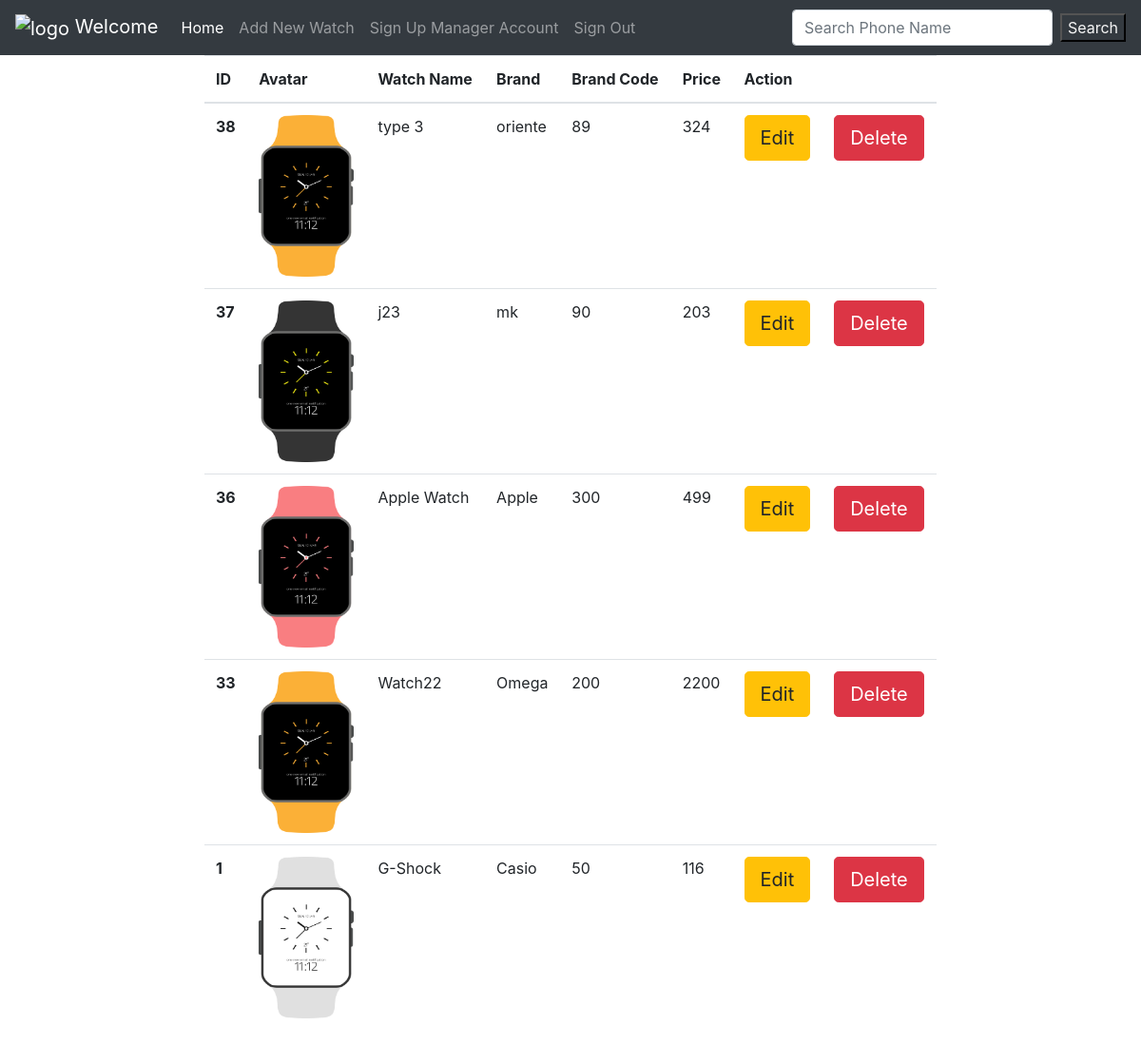
The page /indexwatch.php on the database its author committed.
### tables this page shows
CREATE TABLE `watchs` (
  `id` int NOT NULL,
  `watch_name` varchar(20) NOT NULL,
  `brand` varchar(20) NOT NULL,
  `price` int NOT NULL,
  `image` varchar(20) NOT NULL,
  `brand_id` int NOT NULL
);

### app/Controller/WatchController.php (called while the page is built, shortened)
<?php
class WatchController
{
    protected $watchModel;
    public function __construct()
    {
        $this->watchModel = new WatchModel();
    }
    public function showAllWatch()
    {
        $watchs = $this->watchModel->getAll();
        include_once 'app/View/backend/watch/list.php';
    }
}

### app/Model/WatchModel.php (called while the page is built, shortened)
<?php
class WatchModel
{
    private $dbConnect;
    public function __construct()
    {
        $this->dbConnect = new DBConnect();
    }
    public function getAll()
    {
        try {
            $sql = "SELECT * FROM `watchs` ORDER BY `id` DESC";
            $stmt = $this->dbConnect->connect()->query($sql);
            $stmt->execute();
            return $this->convertAllToObj($stmt->fetchAll());
        } catch (\PDOException $exception) {
            die($exception->getMessage());
        }
    }
    public function convertToObject($data)
    {
        $watch = new Watch($data['watch_name'], $data['brand'], $data['price'], $data['brand_id']);
        $watch->setId($data['id']);
        if ($data['image'] == null) {
            $watch->setUrlImage('uploads/default/default-avatar.jpeg');
        } else {
            $watch->setUrlImage($data['image']);
        }
        return $watch;
    }
    public function convertAllToObj($data)
    {
        $objs = [];
        foreach ($data as $item) {
            $objs[] = $this->convertToObject($item);
        }
        return $objs;
    }
}

### app/Model/DBConnect.php (called while the page is built, shortened)
<?php
class DBConnect
{
    private $dsn;
    private $username;
    private $password;
    public function __construct()
    {
        $this->dsn = "mysql:host=localhost;dbname=watch_manager;charset=utf8";
        $this->username = "leminhchien";
        $this->password = "password";
    }
    public function connect()
    {
        try {
        return new PDO($this->dsn, $this->username,$this->password);
        }catch (PDOException $exception){
            die($exception->getMessage());
        }
    }
}

### app/Model/Watch.php (called while the page is built, shortened)
<?php
class Watch
{
        private $id;
        private $watchname;
        private $brand;
        private $price;
        private $urlImage;
        private $brand_id;
    public function __construct($watchname, $brand, $price, $brand_id)
    {
        $this->watchname = $watchname;
        $this->brand = $brand;
        $this->price = $price;
        $this->brand_id = $brand_id;
    }
    public function getId()
    {
        return $this->id;
    }
    public function setId($id)
    {
        $this->id = $id;
    }
    public function getwatchname()
    {
        return $this->watchname;
    }
    public function getbrand()
    {
        return $this->brand;
    }
    public function getprice()
    {
        return $this->price;
    }
    public function getUrlImage()
    {
        return $this->urlImage;
    }
    public function setUrlImage($urlImage): void
    {
        $this->urlImage = $urlImage;
    }
   public function getbrand_id()
   {
       return $this->brand_id;
   }
}

### app/View/backend/watch/list.php (the view, shortened to what this page needs)
<div class="container col-8">
    <table class="table">
        <thead>
        <tr>
            <th scope="col">ID</th>
            <th scope="col">Avatar</th>
            <th scope="col">Watch Name</th>
            <th scope="col">Brand</th>
            <th scope="col">Brand Code</th>
            <th scope="col">Price</th>
            <th scope="col" colspan="2">Action</th>
        </tr>
        </thead>
        <tbody>
        <?php if (isset($watchs)) {
            foreach ($watchs as $watch) :?>
                <tr>
                    <th scope="row"><?php echo $watch->getId() ?></th>
                    <td><img width="100px" height="170px" src="<?php echo $watch->getUrlImage() ?>" alt=""></td>
                    <td><?php echo $watch->getwatchname() ?></td>
                    <td><?php echo $watch->getbrand() ?></td>
                    <td><?php echo $watch->getbrand_id() ?></td>
                    <td><?php echo $watch->getprice() ?></td>
                    <td><a href="indexwatch.php?page=update-watch&id=<?php echo $watch->getId()?>" class="btn btn-warning btn-lg">Edit</a></td>
                    <td><a href="indexwatch.php?page=delete-watch&id=<?php echo $watch->getId()?>" onclick=" return confirm('Are you sure ?')" class="btn btn-danger btn-lg">Delete</a></td>
                </tr>
            <?php endforeach;
        } ?>
        </tbody>
    </table>
</div>
<?php include_once '../layouts/footer.php' ?>

### app/View/backend/layouts/header.php (shortened to what this page needs)
<!doctype html>
<html lang="en">
<head>
    <link rel="stylesheet" href="https://stackpath.bootstrapcdn.com/bootstrap/4.3.1/css/bootstrap.min.css"
>
</head>
<body>
<nav class="navbar navbar-dark bg-dark navbar-expand-sm">
    <a class="navbar-brand" href="#">
        <img src="https://s3.eu-central-1.amazonaws.com/bootstrapbaymisc/blog/24_days_bootstrap/logo_white.png" width="30" height="30" alt="logo">
        <?php echo 'Welcome ' .$_SESSION['username'] ?>
    </a>
    <div class="collapse navbar-collapse" id="navbar-list-2">
        <ul class="navbar-nav">
            <li class="nav-item active">
                <a class="nav-link" href="index.php">Home <span class="sr-only">(current)</span></a>
            </li>
            <li class="nav-item">
                <a class="nav-link" href="indexwatch.php?page=create-watch">Add New Watch</a>
            </li>
            <li class="nav-item">
                <a class="nav-link" href="signup.php">Sign Up Manager Account</a>
            </li>
            <li class="nav-item">
                <a class="nav-link" href="loginadmin.php">Sign Out</a>
            </li>
        </ul>
    </div>
    <form class="form-inline"  method="post">
        <input class="form-control mr-sm-2" type="text" name="search" placeholder="Search Phone Name">
        <button  class="bg-dark" type="submit" name="find" style="color: whitesmoke ">Search</button>
    </form>
</nav>

### indexwatch.php (shortened to what this page needs)
<?php
$controller = new Controller\WatchController();
$page = isset($_REQUEST['page']) ? $_REQUEST['page'] : null;
include_once 'app/View/backend/layouts/header.php';
try {
    switch ($page){
        default:
            $controller->showAllWatch();
    }
} catch (Exception $exception) {
    echo $exception->getMessage();
}
include_once 'app/View/backend/layouts/footer.php';

### app/View/backend/layouts/footer.php (shortened to what this page needs)
</body>
</html>

### rows shown on the page
watchs: id "38", image (picture), watch_name "type 3", brand "oriente", brand "89", price "324"
watchs: id "37", image (picture), watch_name "j23", brand "mk", brand "90", price "203"
watchs: id "36", image (picture), watch_name "Apple Watch", brand "Apple", brand "300", price "499"
watchs: id "33", image (picture), watch_name "Watch22", brand "Omega", brand "200", price "2200"
watchs: id "1", image (picture), watch_name "G-Shock", brand "Casio", brand "50", price "116"
